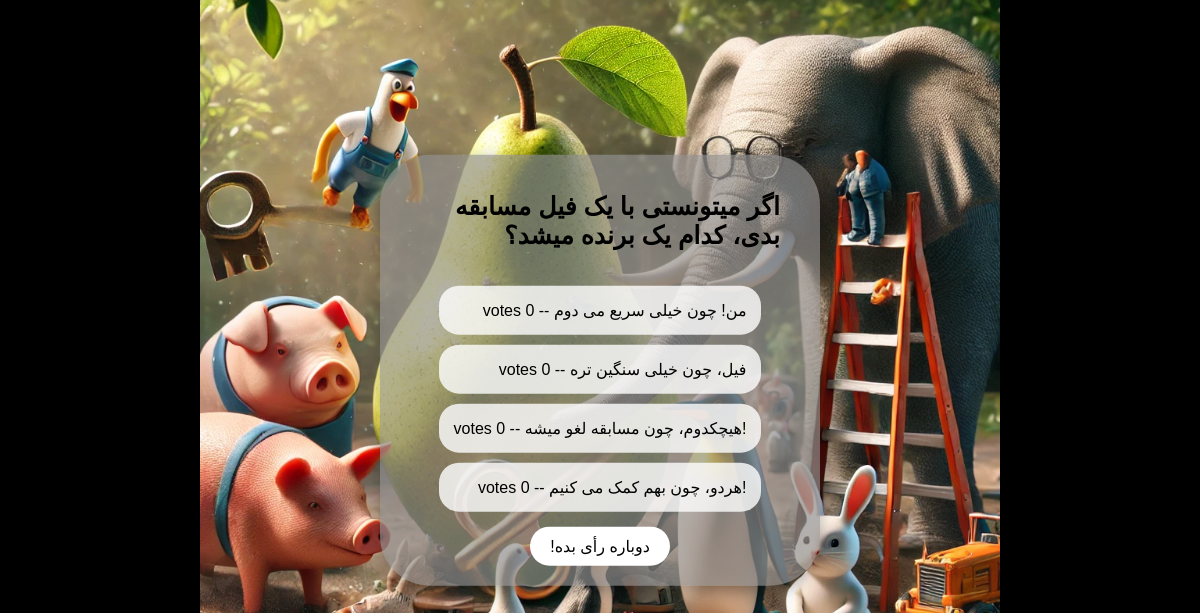
The page /polls/9/results/ on the database as committed earlier.
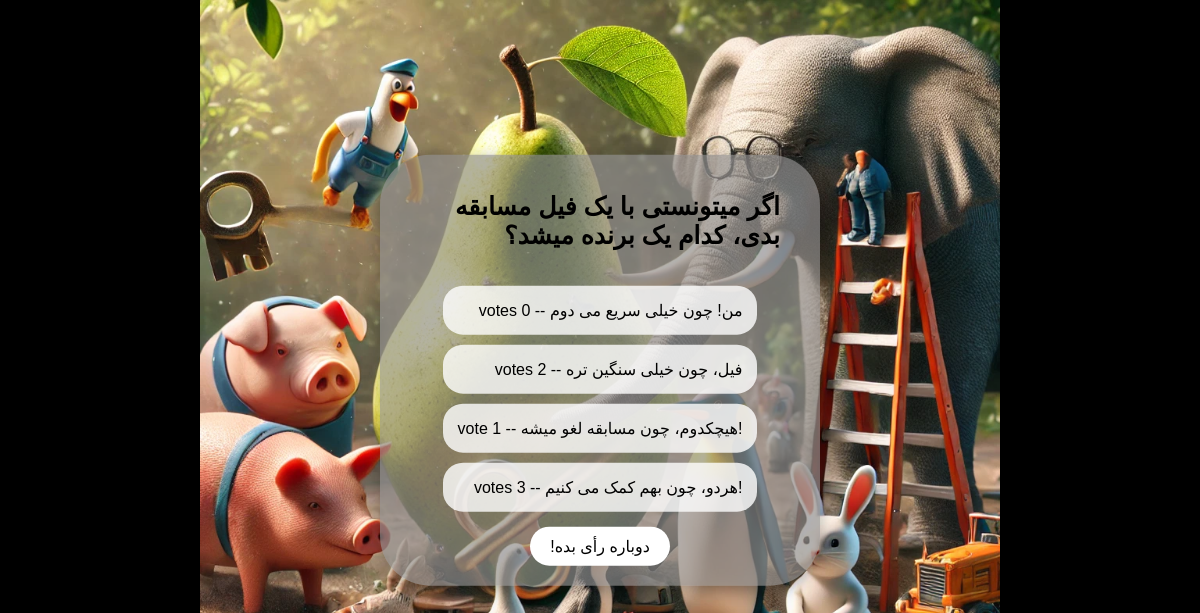
The same page on the database as committed later.
### polls/models.py (models this page shows, shortened)
class Question(models.Model):
    question_text = models.CharField(max_length=200)
    pub_date = models.DateTimeField("date published")

class Choice(models.Model):
    question = models.ForeignKey(Question, on_delete=models.CASCADE)
    choice_text = models.CharField(max_length=200)
    votes = models.IntegerField(default=0)

### polls/views.py (the view)
# urls.py: path("<int:pk>/results/", views.ResultsView.as_view(), name="results"),
class ResultsView(generic.DetailView):
    model = Question
    template_name = "polls/results.html"
    def get_queryset(self):
        return Question.objects.filter(pub_date__lte=timezone.now())

### polls/templates/polls/results.html (shortened to what this page needs)
{% load static %}
<html>
<head>
    <link rel="stylesheet" href="{% static 'polls/style.css' %}">
</head>
<body>
    <div class="result-container">
        <h1>{{ question.question_text }}</h1>
        <ul class="result-list">
            {% for choice in question.choice_set.all %}
            <li>
                <span class="choice-text">{{ choice.choice_text }}</span> --
                <span class="vote-count">{{ choice.votes }}</span>
                <span class="vote-text">vote{{ choice.votes|pluralize }}</span>
            </li>
            {% endfor %}
        </ul>
        <a href="{% url 'polls:detail' question.id %}" class="btn">دوباره رأی بده!</a>
    </div>
</body>
</html>

### polls/static/polls/style.css (style rules this page uses)
body { background: rgb(255, 255, 255) url("images/spammy_questions.png") no-repeat; background-color: #000000; margin: 0; padding: 0; font-family: 'IRANSans', Arial, sans-serif; background-size: contain; background-position: center; background-repeat: no-repeat; }
.result-container { display: flex; flex-direction: column; justify-content: center; align-items: center; position: absolute; top: 40%; left: 50%; transform: translate(-50%, -50%); text-align: right; direction: rtl; max-width: 800px; width: 30%; margin: 50px auto; padding: 20px 40px; background-color: rgba(143, 142, 142, 0.671); box-shadow: 0 5px 15px rgba(0, 0, 0, 0.3); border-radius: 50px; }
.result-container h1 { font-size: 25px; margin-bottom: 20px; color: #000000; }
.result-list { margin-bottom: 5px; list-style: none; padding: 0; }
.result-list li { padding: 15px; background-color: rgba(255, 255, 255, 0.8); margin-bottom: 10px; border-radius: 20px; transition: background-color 0.3s, transform 0.3s; cursor: pointer; }
.btn { display: inline-block; text-decoration: none; color: rgb(0, 0, 0); background-color: #ffffff; padding: 10px 20px; border-radius: 50px; font-size: 16px; transition: all 0.3s ease; }

Rows that differ between the two databases and show on the page:
changed Choice "فیل، چون خیلی سنگین تره": votes "0" → "2"
changed Choice "!هیچکدوم، چون مسابقه لغو میشه": votes "0" → "1"
changed Choice "!هردو، چون بهم کمک می کنیم": votes "0" → "3"
